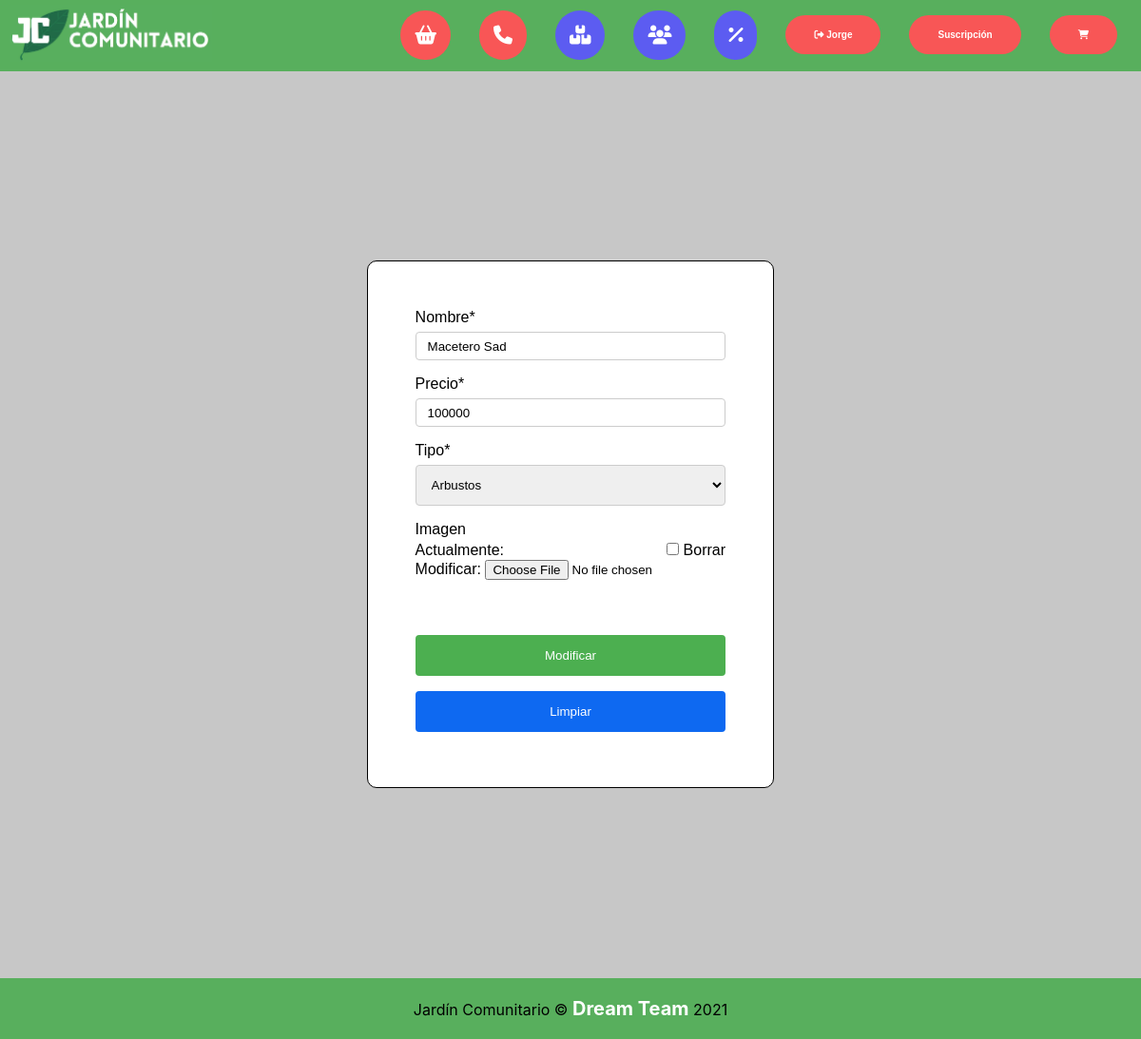
/modificar/8/ (signed in), run on the app's committed database.
### app/models.py (models this page shows, shortened)
class producto(models.Model):
    nombre = models.CharField(max_length=100)
    precio = models.IntegerField()
    tipo = models.ForeignKey(tipo_producto, on_delete=models.CASCADE)
    imagen = models.ImageField(null=True, blank=True)

class tipo_producto(models.Model):
    tipo = models.CharField(max_length=80)
    def __str__(self):
        return self.tipo

### app/views.py (the view)
# urls.py: path('modificar/<id>/', modificar, name="modificar"),
@permission_required('app.change_producto')
def modificar(request, id):
    product = producto.objects.get(id=id)
    datos = {
        'form' : productoForm2(instance=product)
    }
    if request.method == 'POST':
        formulario = productoForm2(data=request.POST, instance=product, files=request.FILES)
        if formulario.is_valid():
            formulario.save()
            datos['mensaje'] = "¡Producto Modificado!"
            datos['form'] = formulario
    return render(request, 'app/modificar.html', datos)

### app/forms.py
class productoForm2(ModelForm):
    nombre = forms.CharField(min_length=3,max_length=200)
    precio = forms.IntegerField(min_value=1, max_value=100000)
    imagen = forms.ImageField(validators=[TamañoMaximoValidator(maxfile=4)],required=False)
    class Meta:
        model = producto
        fields = '__all__'

### app/templates/app/modificar.html (shortened to what this page needs)
{% extends 'app/base.html' %}
{% load static %}
{% load crispy_forms_tags %}
{% block contenido %}
<div class="addProduct">
    <div class="formulario">
        <form action="" method="post" enctype="multipart/form-data">
            <table>
                {{ form|crispy }}
            <div class="buttons" style="border-top-style: solid;border-top-width: 0px;margin-top: 50px;">
                <input type="submit" value="Modificar" class="btn-guardar">
                <input type="reset" value="Limpiar" class="btn-limpiar">
            </div>
            </table>
        </form>
    </div>
</div>
{% endblock %}

### app/templates/app/base.html (shortened to what this page needs)
<!DOCTYPE html>
<html lang="en">
<head>
  {%load static%}
  <link rel="stylesheet" href="{% static 'app/css/style.css' %}">
  {% load pwa %}
</head>
<body>
  <div class="contenedor">
    <header>
      <div class="logo_principal">
        <a href="{% url 'index'%}"><img src="{% static 'app/img/1eda7a920595361944650b58376e27ec-flor-roja-rosa-plana-by-vexels.png' %}" alt="" height="60px"></a>
      </div>
      <nav>
        <li>
          <a href="{% url 'productos'%}" class="producto-btn"><i class="fas fa-shopping-basket"></i></a>
        </li>
        <li>
          <a href="{% url 'about' %}" class="contacto-btn"><i class="fas fa-phone"></i></a>
        </li>
        {% if perms.app.delete_user %}
          <li>
            <a href="{% url 'lista_productos' %}" class="inventario-btn"><i class="fas fa-boxes"></i></a>
          </li>
          <li>
            <a href="{% url 'lista_suscripcion' %}" class="inventario-btn"><i class="fas fa-users"></i></a>
          </li>
          <li>
            <a href="{% url 'descuentos' %}" class="inventario-btn"><i class="fas fa-percent"></i></a>
          </li>
        {% endif %}
        {% if user.is_authenticated %}
        <li>
          <a href="{% url 'logout' %}" class="socio-btn" id="logout-btn"><i class="fas fa-sign-out-alt"></i> {{user.first_name}}</a>
        </li>
        <li>
          <a href="{% url 'suscripcion' %}" class="socio-btn" id="logout-btn">Suscripción</a>
        </li>
        <li>
          <a href="{% url 'carrito' %}" class="socio-btn" id="logout-btn" ><i class="fas fa-shopping-cart"></i></a>
        </li>
        {% else %}
        <li>
          <a href="{% url 'login' %}" class="socio-btn"><i class="fas fa-sign-in-alt"></i></a>
        </li>
        {% endif %}
      </nav>
    </header>
  </div>
{%block contenido%}
{% endblock %}
  <footer class="footer">
    <p>Jardín Comunitario © <a href="https://youtu.be/dQw4w9WgXcQ" target="_blank" rel="noopener noreferrer">Dream Team</a> 2021</p>
  </footer>
</body>
</html>

### app/static/app/css/style.css (style rules this page uses)
* { margin: 0; padding: 0; box-sizing: border-box; }
body { font-family: 'Gill Sans', 'Gill Sans MT', Calibri, 'Trebuchet MS', sans-serif; }
nav { list-style: none; }
a { text-decoration: none; cursor: pointer; color: rgb(255, 255, 255); font-size: 20px; font-weight: bold; }
header { position: absolute; top: 0; left: 0; width: 100%; padding: 5px 10px; background-color: rgb(88, 175, 93); display: flex; display: -webkit-flex; display: -o-flex; display: -moz-flex; display: -ms-flex; justify-content: space-between; align-items: center; }
.producto-btn { padding: 15px 30px; border-radius: 99px; background: #f85656; }
.contacto-btn { padding: 15px 30px; border-radius: 99px; background: #f85656; }
.socio-btn { padding: 15px 30px; border-radius: 99px; background: #f85656; }
.inventario-btn { padding: 15px 30px; border-radius: 99px; background: rgb(92, 92, 241); }
header nav { display: flex; display: -webkit-flex; display: -o-flex; display: -moz-flex; display: -ms-flex; }
header nav li { margin: 0 15px; }
footer { display: -webkit-flex; display: -moz-flex; display: -ms-flex; display: -o-flex; display: flex; flex-direction: column; align-items: center; text-align: center; background-color: rgb(88, 175, 93); color: black; padding: 20px 0; font-family: -apple-system, BlinkMacSystemFont, 'Segoe UI', Roboto, Oxygen, Ubuntu, Cantarell, 'Open Sans', 'Helvetica Neue', sans-serif; }
.form input[name=about], select, textarea { width: 100%; padding: 12px; border: 1px solid #ccc; border-radius: 4px; box-sizing: border-box; margin-top: 6px; margin-bottom: 16px; resize: vertical }
.contenedor { padding: 16px; }
.addProduct { background-color: #C7C7C7; display: flex; margin-top: 42px ; padding: 200px; flex-direction: column; justify-content: center; align-items: center; }
.addProduct .btn-limpiar { background-color: #0e69f1; color: white; padding: 14px 20px; margin: 8px 0; border: none; cursor: pointer; width: 100%; border: none; border-radius: 4px; }
.addProduct .btn-guardar { background-color: #4CAF50; color: white; padding: 14px 20px; margin: 8px 0; border: none; cursor: pointer; width: 100%; border: none; border-radius: 4px; }
#id_nombre { width: 100%; padding: 12px; border: 1px solid #ccc; border-radius: 4px; box-sizing: border-box; margin-top: 6px; margin-bottom: 16px; resize: vertical; }
#id_precio { width: 100%; padding: 12px; border: 1px solid #ccc; border-radius: 4px; box-sizing: border-box; margin-top: 6px; margin-bottom: 16px; resize: vertical; }
.formulario { background-color: #ffffff; padding: 50px; border-color: black; border-radius: 10px; border-width: 1px; border-style: solid; }
@media screen and (min-width: 300px) { #logout-btn { font-size: 10px; } }
@media screen and (min-width: 300px) { .inventario-btn { padding: 15px 15px; } }
@media screen and (min-width: 300px) { .contacto-btn { padding: 15px 15px; } }
@media screen and (min-width: 300px) { .producto-btn { padding: 15px 15px; } }
.textinput { width: 300px; height: 30px; }
.numberinput { width: 300px; height: 30px; }

### data on the page
producto: nombre "Macetero Sad", precio "100000"
tipo_producto: tipo "Arbustos"

### other printed values
{{ user.first_name }} "Jorge"
